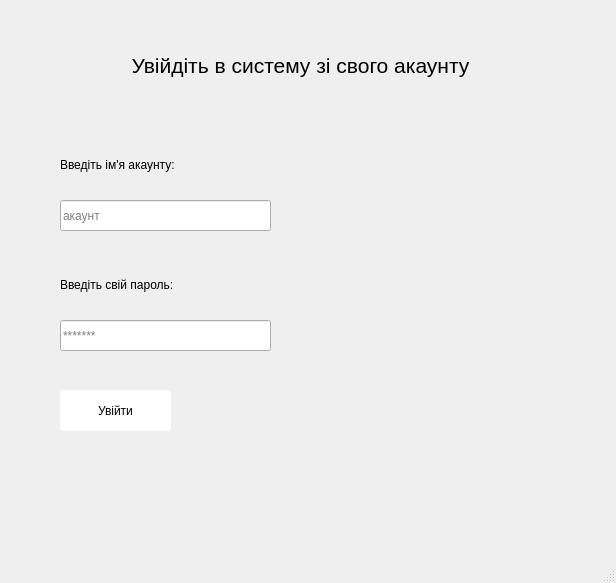
<?xml version="1.0" encoding="UTF-8"?>
<ui version="4.0">
 <class>MainWindow</class>
 <widget class="QMainWindow" name="MainWindow">
  <property name="geometry">
   <rect>
    <x>0</x>
    <y>0</y>
    <width>616</width>
    <height>583</height>
   </rect>
  </property>
  <property name="windowTitle">
   <string>Вхід в систему</string>
  </property>
  <widget class="QWidget" name="centralwidget">
   <widget class="QLineEdit" name="username_edit">
    <property name="geometry">
     <rect>
      <x>60</x>
      <y>200</y>
      <width>211</width>
      <height>31</height>
     </rect>
    </property>
    <property name="font">
     <font>
      <family>Nirmala UI</family>
      <pointsize>9</pointsize>
     </font>
    </property>
    <property name="maxLength">
     <number>200</number>
    </property>
    <property name="placeholderText">
     <string>акаунт</string>
    </property>
   </widget>
   <widget class="QLabel" name="password_label">
    <property name="geometry">
     <rect>
      <x>60</x>
      <y>270</y>
      <width>211</width>
      <height>31</height>
     </rect>
    </property>
    <property name="text">
     <string>&lt;html&gt;&lt;head/&gt;&lt;body&gt;&lt;p&gt;&lt;span style=&quot; font-size:9pt;&quot;&gt;Введіть свій пароль:&lt;/span&gt;&lt;/p&gt;&lt;/body&gt;&lt;/html&gt;</string>
    </property>
   </widget>
   <widget class="QLabel" name="username_label">
    <property name="geometry">
     <rect>
      <x>60</x>
      <y>150</y>
      <width>211</width>
      <height>31</height>
     </rect>
    </property>
    <property name="text">
     <string>&lt;html&gt;&lt;head/&gt;&lt;body&gt;&lt;p&gt;&lt;span style=&quot; font-size:9pt;&quot;&gt;Введіть ім'я акаунту:&lt;/span&gt;&lt;/p&gt;&lt;/body&gt;&lt;/html&gt;</string>
    </property>
   </widget>
   <widget class="QPushButton" name="login_btn">
    <property name="geometry">
     <rect>
      <x>60</x>
      <y>390</y>
      <width>111</width>
      <height>41</height>
     </rect>
    </property>
    <property name="styleSheet">
     <string notr="true">background-color: rgb(255, 255, 255);
border-radius: 3px;</string>
    </property>
    <property name="text">
     <string>Увійти</string>
    </property>
   </widget>
   <widget class="QLabel" name="title">
    <property name="geometry">
     <rect>
      <x>80</x>
      <y>30</y>
      <width>441</width>
      <height>71</height>
     </rect>
    </property>
    <property name="font">
     <font>
      <family>Nirmala UI</family>
      <pointsize>16</pointsize>
      <weight>50</weight>
      <bold>false</bold>
     </font>
    </property>
    <property name="text">
     <string>Увійдіть в систему зі свого акаунту</string>
    </property>
    <property name="alignment">
     <set>Qt::AlignCenter</set>
    </property>
    <property name="indent">
     <number>-2</number>
    </property>
   </widget>
   <widget class="QLineEdit" name="password_edit">
    <property name="geometry">
     <rect>
      <x>60</x>
      <y>320</y>
      <width>211</width>
      <height>31</height>
     </rect>
    </property>
    <property name="font">
     <font>
      <family>Nirmala UI</family>
      <pointsize>9</pointsize>
     </font>
    </property>
    <property name="maxLength">
     <number>200</number>
    </property>
    <property name="echoMode">
     <enum>QLineEdit::Password</enum>
    </property>
    <property name="placeholderText">
     <string>*******</string>
    </property>
   </widget>
  </widget>
  <widget class="QMenuBar" name="menubar">
   <property name="geometry">
    <rect>
     <x>0</x>
     <y>0</y>
     <width>616</width>
     <height>26</height>
    </rect>
   </property>
  </widget>
  <widget class="QStatusBar" name="statusbar"/>
 </widget>
 <resources/>
 <connections/>
</ui>
